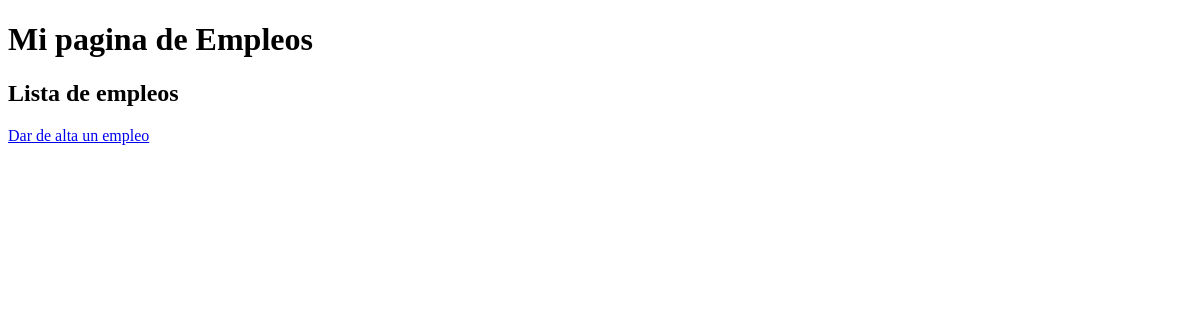
The app's page /mis-empleos/, older data.
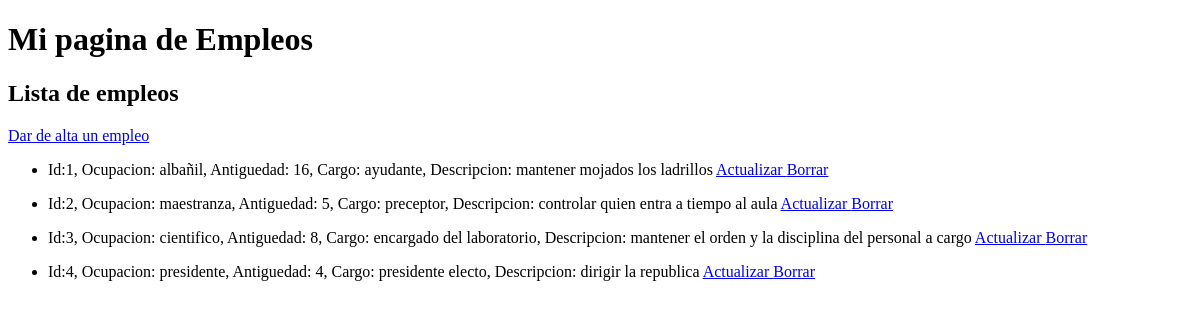
The same page, newer data.
### ejemplo/models.py (models this page shows, shortened)
class Empleo(models.Model):
    ocupacion = models.CharField(max_length=25)
    antiguedad = models.IntegerField()
    cargo = models.CharField(max_length=50)
    breve_descripcion = models.CharField(max_length=140)

### ejemplo/views.py (the view)
# urls.py: path('mis-empleos/', mostrar_empleos),
def mostrar_empleos(request):
    lista_empleos = Empleo.objects.all()
    return render(request, 'ejemplo/empleos.html', {'lista_empleos': lista_empleos})

### ejemplo/templates/ejemplo/empleos.html
{% extends 'ejemplo/base_empleos.html' %}
{% block titulo %}
Lista de empleos
{% endblock %}
{% block contenido %}
    <a href="/mis-empleos/alta">Dar de alta un empleo</a>
    {% for empleo in lista_empleos %}
        <ul>
            <li> Id:{{empleo.id}}, Ocupacion: {{empleo.ocupacion}}, Antiguedad: {{empleo.antiguedad}}, Cargo: {{empleo.cargo}}, Descripcion: {{empleo.breve_descripcion}}
                <a href='actualizar/{{ empleo.id }}'> Actualizar </a>
                <a href="borrar/{{ empleo.id }}">Borrar</a>
            </li>
        </ul>
    {% endfor %}
{% endblock %}

Row changes from the older to the newer data that the page shows:
added Empleo: id "1", ocupacion "albañil", antiguedad "16", cargo "ayudante", breve_descripcion "mantener mojados los ladrillos"
added Empleo: id "2", ocupacion "maestranza", antiguedad "5", cargo "preceptor", breve_descripcion "controlar quien entra a tiempo al aula"
added Empleo: id "3", ocupacion "cientifico", antiguedad "8", cargo "encargado del laboratorio", breve_descripcion "mantener el orden y la disciplina del personal a cargo"
added Empleo: id "4", ocupacion "presidente", antiguedad "4", cargo "presidente electo", breve_descripcion "dirigir la republica"
